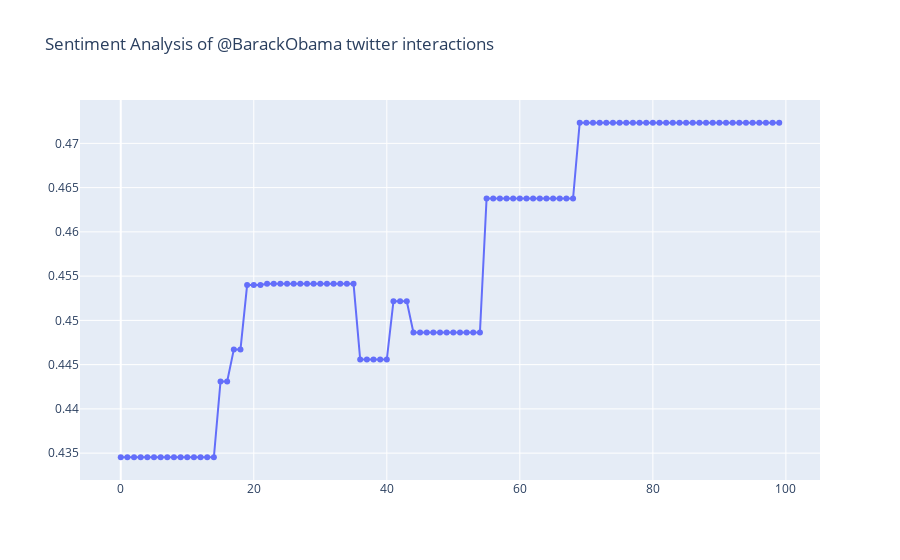

The notebook cell this image was saved under:
### Code cell
import plotly.graph_objects as go

fig = go.Figure()
fig.add_trace(go.Scatter(y=data['sentiments'],
                                mode='lines+markers',
                                name='ground truth',
                                text=(data['time'])))

fig.update_layout(title=f"Sentiment Analysis of @{user} twitter interactions")
fig.show()
